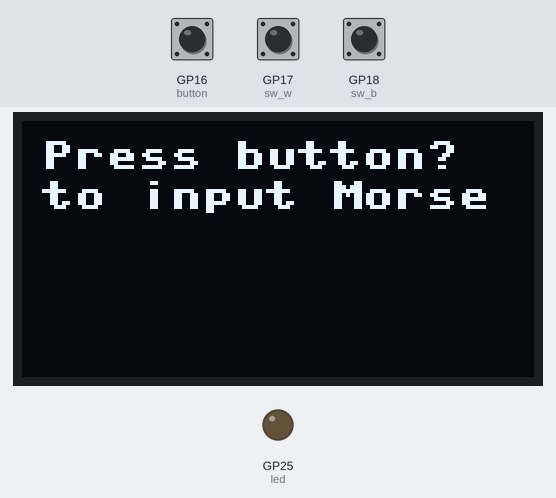
This program was run on a simulated Raspberry Pi Pico running MicroPython. Shown: 128×64 one-colour display, output pins drawn as LEDs (lit = HIGH). The inputs (shaded band) are chosen by the test bench; at power-on: GP16 (button) LOW, GP17 (sw_w) LOW, GP18 (sw_b) LOW. Library files of the repository ran but are not shown: ssd1306.py.

Above: at 1.2 s.
1.3 s: GP16 (button) pulled HIGH for 0.15 s
At 2.0 s:
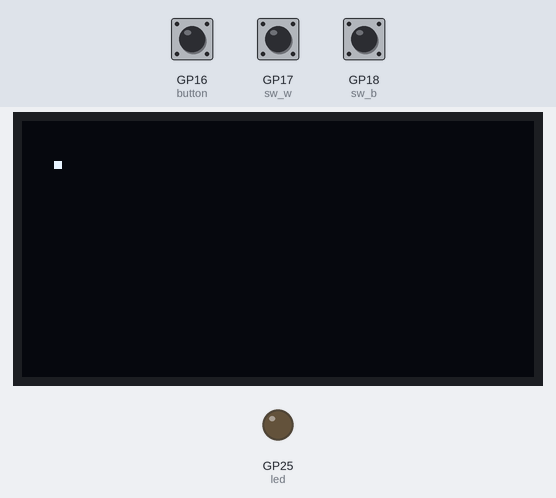
3.0 s: GP17 (sw_w) pulled HIGH for 1 s
At 5.0 s:
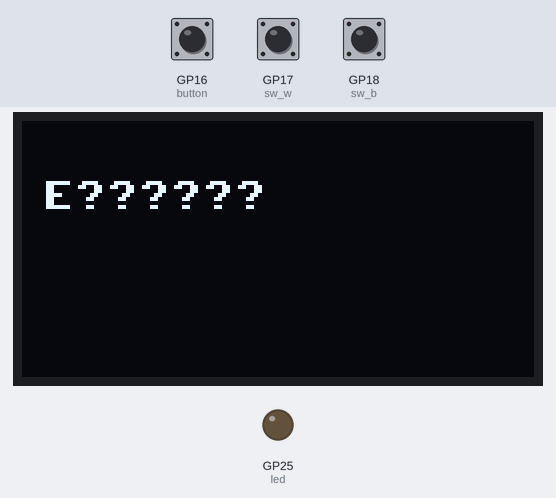
5.5 s: GP17 (sw_w) pulled HIGH for 0.15 s
At 6.7 s:
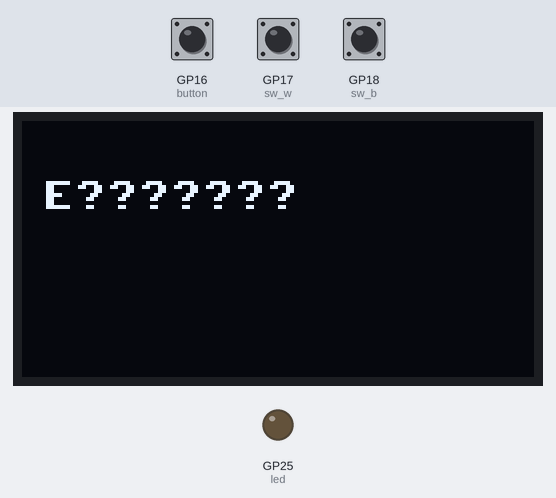
7.1 s: GP17 (sw_w) pulled HIGH for 3.2 s
At 10.3 s:
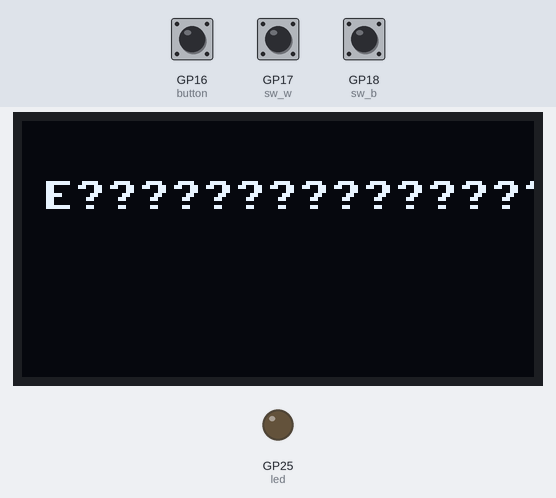
11.8 s: GP16 (button) pulled HIGH for 1 s
At 12.6 s:
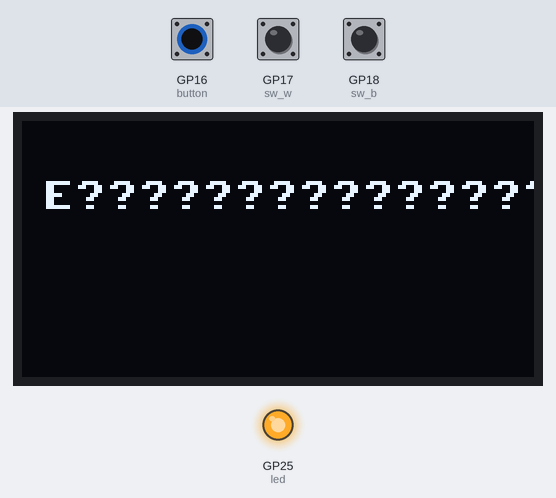
14.4 s: GP17 (sw_w) pulled HIGH for 0.15 s
At 15.1 s:
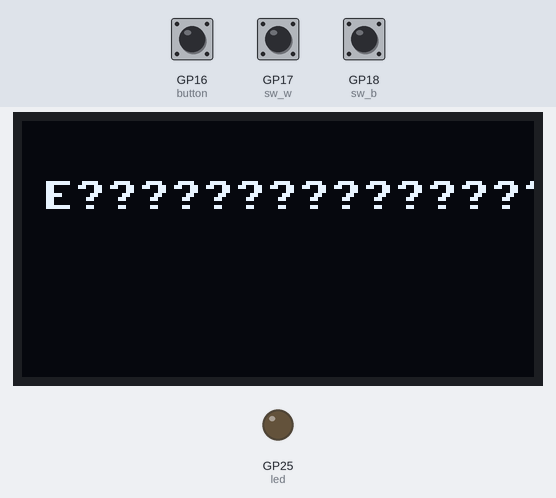
Timing chart, 0 to 17.0 s (numbered marks = the images above; inputs shaded):
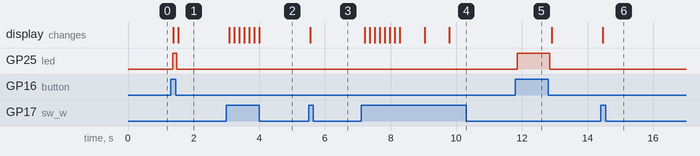

Measured:
- after the input at 1.3 s, GP25 (led): LOW → HIGH after 0.06 s, → LOW 0.13 s later; the display: first changes after 0.09 s (image 1 shows a later state)
- after the input at 3.0 s, the display: first differs from a run without the input after 0.09 s (image 2 shows a later state)
- after the input at 5.5 s, the display: first differs from a run without the input after 0.06 s (image 3)
- after the input at 7.1 s, the display: first differs from a run without the input after 0.11 s (image 4 shows a later state)
- after the input at 11.8 s, GP25 (led): LOW → HIGH after 0.05 s, → LOW 1.0 s later
- after the input at 14.4 s, the display: first differs from a run without the input after 0.06 s (image 6)

The program:

morse.py
```python
from machine import Pin, I2C
import utime
from ssd1306 import SSD1306_I2C


# GPIOピンの設定
LED_PIN = 25      # LEDのピン
led = Pin(LED_PIN, Pin.OUT)
BUTTON_PIN = 16   # ボタンのピン
button = Pin( BUTTON_PIN, Pin.IN, Pin.PULL_DOWN )
SW_W_PIN = 17
sw_w = Pin( SW_W_PIN, Pin.IN, Pin.PULL_DOWN )
SW_B_PIN = 18
sw_b = Pin( SW_B_PIN, Pin.IN, Pin.PULL_DOWN )


# モールス信号のマッピング
morse_code_map = {
    '.-': 'A', '-...': 'B', '-.-.': 'C', '-..': 'D',
    '.': 'E', '..-.': 'F', '--.': 'G', '....': 'H',
    '..': 'I', '.---': 'J', '-.-': 'K', '.-..': 'L',
    '--': 'M', '-.': 'N', '---': 'O', '.--.': 'P',
    '--.-': 'Q', '.-.': 'R', '...': 'S', '-': 'T',
    '..-': 'U', '...-': 'V', '.--': 'W', '-..-': 'X',
    '-.--': 'Y', '--..': 'Z',
    '-----': '0', '.----': '1', '..---': '2', '...--': '3',
    '....-': '4', '.....': '5', '-....': '6', '--...': '7',
    '---..': '8', '----.': '9',
}


# Set up Display
WIDTH  = 128
HEIGHT = 64
i2c = I2C( 0 )
i2c.scan()


# Init display
oled = SSD1306_I2C( WIDTH, HEIGHT, i2c )
oled.fill( 0 )
oled.text( "Press button?", 5, 5 )
oled.text( "to input Morse", 5, 15 )
oled.show()


def translate_morse(signal):
    return morse_code_map.get(signal, '?')


def loop_morse(button, led, sw_w, sw_b, translated_char):
    signal = ""
    start_time = 0
    last_press_time = 0
    initial_display_done = False

    while True:
        if button.value() == 1:  # ボタンが押されるとLOW
            led.on()  # ボタンを押している間LEDを点灯
            if start_time == 0:
                start_time = utime.ticks_ms()
                # ボタンが初めて押された時の初期表示をクリア
                if not initial_display_done:
                    oled.init_display()
                    initial_display_done = True
            last_press_time = utime.ticks_ms()
        else:
            led.off()  # ボタンが離されたらLEDを消灯
            if start_time > 0:
                duration = utime.ticks_diff(utime.ticks_ms(), start_time)
                if duration >= 300:  # 0.3秒以上なら「－」
                    signal += "-"
                else:  # それ以下なら「・」
                    signal += "."

                # リアルタイムでLCDの2段目に表示
                oled.init_display()
                oled.text( signal, 5, 5 )
                oled.text( translated_char, 5, 15)
                oled.show()

                start_time = 0

        # 信号の確定条件：ボタンが押されていない状態が0.5秒以上続く
        if sw_w.value() == 1:
            translated_char += translate_morse(signal)
            signal_disp = signal
            signal = ""

            oled.init_display()
            oled.text( signal, 5, 5 )
            oled.text( translated_char, 5, 15)
            oled.show()

        # 入力終了
        if sw_b.value() == 1:
            oled.init_display()
            oled.text( "Press button?", 5, 5 )
            oled.text( "to input Morse", 5, 15 )
            oled.show()
            translated_char = ""
            signal = ""

        utime.sleep(0.1)

if __name__ == "__main__":
    while True:
        try:
            translated_char = ""
            loop_morse(button, led, sw_w, sw_b, translated_char)
        except KeyboardInterrupt:
            break
```
